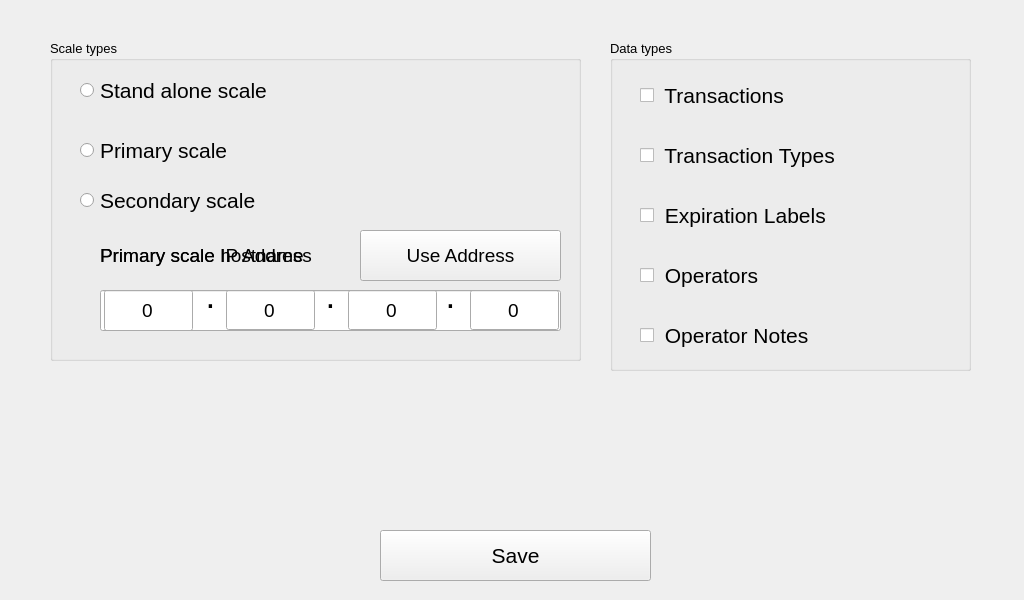
<?xml version="1.0" encoding="UTF-8"?>
<ui version="4.0">
 <class>SuperScaleSynchronization</class>
 <widget class="QWidget" name="SuperScaleSynchronization">
  <property name="geometry">
   <rect>
    <x>0</x>
    <y>0</y>
    <width>1024</width>
    <height>600</height>
   </rect>
  </property>
  <property name="font">
   <font>
    <pointsize>22</pointsize>
   </font>
  </property>
  <property name="windowTitle">
   <string notr="true">Form</string>
  </property>
  <widget class="QGroupBox" name="gbScaleType">
   <property name="geometry">
    <rect>
     <x>50</x>
     <y>40</y>
     <width>531</width>
     <height>321</height>
    </rect>
   </property>
   <property name="font">
    <font>
     <pointsize>10</pointsize>
    </font>
   </property>
   <property name="title">
    <string>Scale types</string>
   </property>
   <widget class="QRadioButton" name="radStandAloneScale">
    <property name="geometry">
     <rect>
      <x>30</x>
      <y>30</y>
      <width>231</width>
      <height>41</height>
     </rect>
    </property>
    <property name="font">
     <font>
      <pointsize>16</pointsize>
     </font>
    </property>
    <property name="text">
     <string>Stand alone scale</string>
    </property>
   </widget>
   <widget class="QRadioButton" name="radPrimaryScale">
    <property name="geometry">
     <rect>
      <x>30</x>
      <y>90</y>
      <width>231</width>
      <height>41</height>
     </rect>
    </property>
    <property name="font">
     <font>
      <pointsize>16</pointsize>
     </font>
    </property>
    <property name="text">
     <string>Primary scale</string>
    </property>
   </widget>
   <widget class="QRadioButton" name="radSecondaryScale">
    <property name="geometry">
     <rect>
      <x>30</x>
      <y>140</y>
      <width>231</width>
      <height>41</height>
     </rect>
    </property>
    <property name="font">
     <font>
      <pointsize>16</pointsize>
     </font>
    </property>
    <property name="text">
     <string>Secondary scale</string>
    </property>
   </widget>
   <widget class="QLabel" name="lblHostServerName">
    <property name="geometry">
     <rect>
      <x>50</x>
      <y>190</y>
      <width>251</width>
      <height>51</height>
     </rect>
    </property>
    <property name="font">
     <font>
      <pointsize>14</pointsize>
     </font>
    </property>
    <property name="text">
     <string>Primary scale hostname</string>
    </property>
    <property name="alignment">
     <set>Qt::AlignLeading|Qt::AlignLeft|Qt::AlignVCenter</set>
    </property>
    <property name="wordWrap">
     <bool>true</bool>
    </property>
   </widget>
   <widget class="QLineEdit" name="txtHostName">
    <property name="geometry">
     <rect>
      <x>50</x>
      <y>250</y>
      <width>461</width>
      <height>41</height>
     </rect>
    </property>
    <property name="sizePolicy">
     <sizepolicy hsizetype="Expanding" vsizetype="Expanding">
      <horstretch>0</horstretch>
      <verstretch>0</verstretch>
     </sizepolicy>
    </property>
    <property name="font">
     <font>
      <pointsize>14</pointsize>
     </font>
    </property>
    <property name="inputMask">
     <string notr="true"/>
    </property>
    <property name="text">
     <string notr="true"/>
    </property>
    <property name="maxLength">
     <number>255</number>
    </property>
   </widget>
   <widget class="QPushButton" name="butFlipIt">
    <property name="geometry">
     <rect>
      <x>310</x>
      <y>190</y>
      <width>201</width>
      <height>51</height>
     </rect>
    </property>
    <property name="minimumSize">
     <size>
      <width>201</width>
      <height>51</height>
     </size>
    </property>
    <property name="maximumSize">
     <size>
      <width>201</width>
      <height>51</height>
     </size>
    </property>
    <property name="font">
     <font>
      <pointsize>14</pointsize>
     </font>
    </property>
    <property name="text">
     <string>Use Address</string>
    </property>
   </widget>
   <widget class="hobart::numericLineEdit" name="txtIpAddress2">
    <property name="geometry">
     <rect>
      <x>176</x>
      <y>250</y>
      <width>89</width>
      <height>40</height>
     </rect>
    </property>
    <property name="font">
     <font>
      <pointsize>14</pointsize>
     </font>
    </property>
    <property name="inputMask">
     <string notr="true"/>
    </property>
    <property name="text">
     <string notr="true">0</string>
    </property>
    <property name="maxLength">
     <number>4</number>
    </property>
    <property name="alignment">
     <set>Qt::AlignCenter</set>
    </property>
    <property name="placeholderText">
     <string notr="true"/>
    </property>
   </widget>
   <widget class="QLabel" name="lblDot2">
    <property name="geometry">
     <rect>
      <x>270</x>
      <y>240</y>
      <width>21</width>
      <height>31</height>
     </rect>
    </property>
    <property name="font">
     <font>
      <pointsize>26</pointsize>
     </font>
    </property>
    <property name="text">
     <string notr="true">.</string>
    </property>
    <property name="alignment">
     <set>Qt::AlignCenter</set>
    </property>
   </widget>
   <widget class="hobart::numericLineEdit" name="txtIpAddress3">
    <property name="geometry">
     <rect>
      <x>298</x>
      <y>250</y>
      <width>89</width>
      <height>40</height>
     </rect>
    </property>
    <property name="font">
     <font>
      <pointsize>14</pointsize>
     </font>
    </property>
    <property name="inputMask">
     <string notr="true"/>
    </property>
    <property name="text">
     <string notr="true">0</string>
    </property>
    <property name="maxLength">
     <number>4</number>
    </property>
    <property name="alignment">
     <set>Qt::AlignCenter</set>
    </property>
    <property name="placeholderText">
     <string notr="true"/>
    </property>
   </widget>
   <widget class="QLabel" name="lblDot3">
    <property name="geometry">
     <rect>
      <x>390</x>
      <y>240</y>
      <width>21</width>
      <height>31</height>
     </rect>
    </property>
    <property name="font">
     <font>
      <pointsize>26</pointsize>
     </font>
    </property>
    <property name="text">
     <string notr="true">.</string>
    </property>
    <property name="alignment">
     <set>Qt::AlignCenter</set>
    </property>
   </widget>
   <widget class="hobart::numericLineEdit" name="txtIpAddress4">
    <property name="geometry">
     <rect>
      <x>420</x>
      <y>250</y>
      <width>89</width>
      <height>40</height>
     </rect>
    </property>
    <property name="font">
     <font>
      <pointsize>14</pointsize>
     </font>
    </property>
    <property name="inputMask">
     <string notr="true"/>
    </property>
    <property name="text">
     <string notr="true">0</string>
    </property>
    <property name="maxLength">
     <number>4</number>
    </property>
    <property name="alignment">
     <set>Qt::AlignCenter</set>
    </property>
    <property name="placeholderText">
     <string notr="true"/>
    </property>
   </widget>
   <widget class="QLabel" name="lblDot1">
    <property name="geometry">
     <rect>
      <x>150</x>
      <y>240</y>
      <width>21</width>
      <height>31</height>
     </rect>
    </property>
    <property name="font">
     <font>
      <pointsize>26</pointsize>
     </font>
    </property>
    <property name="text">
     <string notr="true">.</string>
    </property>
    <property name="alignment">
     <set>Qt::AlignCenter</set>
    </property>
   </widget>
   <widget class="hobart::numericLineEdit" name="txtIpAddress1">
    <property name="geometry">
     <rect>
      <x>54</x>
      <y>250</y>
      <width>89</width>
      <height>41</height>
     </rect>
    </property>
    <property name="font">
     <font>
      <pointsize>14</pointsize>
     </font>
    </property>
    <property name="inputMask">
     <string notr="true"/>
    </property>
    <property name="text">
     <string notr="true">0</string>
    </property>
    <property name="maxLength">
     <number>4</number>
    </property>
    <property name="alignment">
     <set>Qt::AlignCenter</set>
    </property>
    <property name="placeholderText">
     <string notr="true"/>
    </property>
   </widget>
   <widget class="QLabel" name="lblIpAddress">
    <property name="geometry">
     <rect>
      <x>50</x>
      <y>190</y>
      <width>251</width>
      <height>51</height>
     </rect>
    </property>
    <property name="font">
     <font>
      <pointsize>14</pointsize>
     </font>
    </property>
    <property name="text">
     <string>Primary scale IP Address</string>
    </property>
    <property name="alignment">
     <set>Qt::AlignLeading|Qt::AlignLeft|Qt::AlignVCenter</set>
    </property>
    <property name="wordWrap">
     <bool>true</bool>
    </property>
   </widget>
  </widget>
  <widget class="QGroupBox" name="gbSavedData">
   <property name="geometry">
    <rect>
     <x>610</x>
     <y>40</y>
     <width>361</width>
     <height>331</height>
    </rect>
   </property>
   <property name="font">
    <font>
     <pointsize>10</pointsize>
    </font>
   </property>
   <property name="title">
    <string>Data types</string>
   </property>
   <widget class="QCheckBox" name="chkTransactions">
    <property name="geometry">
     <rect>
      <x>30</x>
      <y>30</y>
      <width>321</width>
      <height>51</height>
     </rect>
    </property>
    <property name="font">
     <font>
      <pointsize>16</pointsize>
     </font>
    </property>
    <property name="text">
     <string> Transactions</string>
    </property>
   </widget>
   <widget class="QCheckBox" name="chkTransactionTypes">
    <property name="geometry">
     <rect>
      <x>30</x>
      <y>90</y>
      <width>321</width>
      <height>51</height>
     </rect>
    </property>
    <property name="font">
     <font>
      <pointsize>16</pointsize>
     </font>
    </property>
    <property name="text">
     <string> Transaction Types</string>
    </property>
   </widget>
   <widget class="QCheckBox" name="chkExpirationLabels">
    <property name="geometry">
     <rect>
      <x>30</x>
      <y>150</y>
      <width>321</width>
      <height>51</height>
     </rect>
    </property>
    <property name="font">
     <font>
      <pointsize>16</pointsize>
     </font>
    </property>
    <property name="text">
     <string> Expiration Labels</string>
    </property>
   </widget>
   <widget class="QCheckBox" name="chkOperators">
    <property name="geometry">
     <rect>
      <x>30</x>
      <y>210</y>
      <width>321</width>
      <height>51</height>
     </rect>
    </property>
    <property name="font">
     <font>
      <pointsize>16</pointsize>
     </font>
    </property>
    <property name="text">
     <string> Operators</string>
    </property>
   </widget>
   <widget class="QCheckBox" name="chkOperatorNotes">
    <property name="geometry">
     <rect>
      <x>30</x>
      <y>270</y>
      <width>321</width>
      <height>51</height>
     </rect>
    </property>
    <property name="font">
     <font>
      <pointsize>16</pointsize>
     </font>
    </property>
    <property name="text">
     <string> Operator Notes</string>
    </property>
   </widget>
  </widget>
  <widget class="QPushButton" name="butSaveIt">
   <property name="geometry">
    <rect>
     <x>380</x>
     <y>530</y>
     <width>271</width>
     <height>51</height>
    </rect>
   </property>
   <property name="minimumSize">
    <size>
     <width>0</width>
     <height>0</height>
    </size>
   </property>
   <property name="font">
    <font>
     <pointsize>16</pointsize>
    </font>
   </property>
   <property name="text">
    <string>Save</string>
   </property>
  </widget>
  <widget class="QLabel" name="lblSyncStatus">
   <property name="geometry">
    <rect>
     <x>40</x>
     <y>532</y>
     <width>961</width>
     <height>31</height>
    </rect>
   </property>
   <property name="font">
    <font>
     <pointsize>14</pointsize>
    </font>
   </property>
   <property name="text">
    <string/>
   </property>
  </widget>
 </widget>
 <customwidgets>
  <customwidget>
   <class>hobart::numericLineEdit</class>
   <extends>QLineEdit</extends>
   <header location="global">numericlineedit.h</header>
  </customwidget>
 </customwidgets>
 <resources/>
 <connections/>
</ui>
